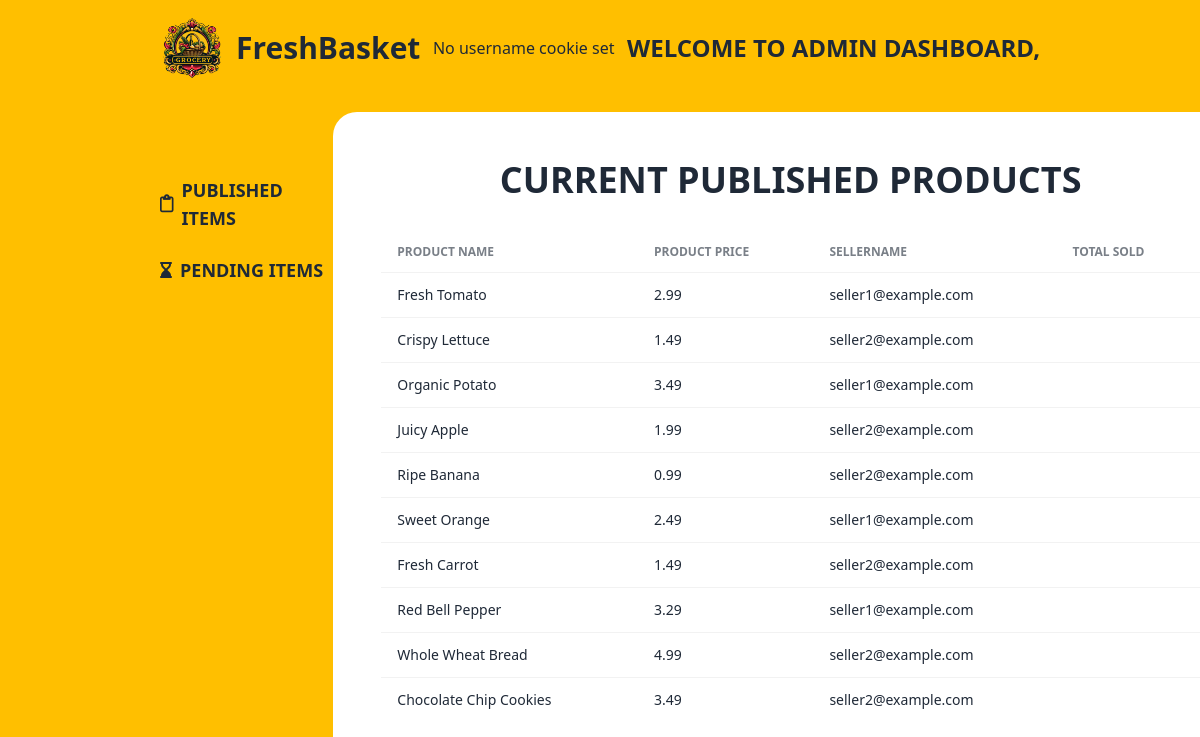
Screenshot of /src/publishedItems.php with the database file from the repository.
### tables this page shows
CREATE TABLE `products` (
  `productId` int(11) NOT NULL,
  `name` varchar(50) NOT NULL,
  `imgurl` varchar(60) DEFAULT NULL,
  `price` decimal(10,2) NOT NULL,
  `ammount` text DEFAULT NULL,
  `publishdate` date NOT NULL,
  `selleremail` varchar(60) DEFAULT NULL,
  `cartcount` int(11) DEFAULT NULL,
  `category` varchar(50) NOT NULL,
  `status` varchar(20) DEFAULT NULL
);

### src/publishedItems.php (the view, shortened to what this page needs)
<!DOCTYPE html>
<html data-theme="light" lang="en" style="scroll-behavior: smooth;">
<head>
    <link href="https://cdn.jsdelivr.net/npm/daisyui@4.7.3/dist/full.min.css" rel="stylesheet" type="text/css" />
    <script src="https://cdn.tailwindcss.com"></script>
</head>
<body class="bg-yellowPrimary">
    <header>
      <nav class="h-24 px-40 flex justify-between items-center">
        <div class="flex items-center">
          <img class="h-16 w-16" src="../ICON/logo.png" alt="">
          <h1 class="text-3xl font-bold ml-3">FreshBasket</h1>
        </div>
        <?php
            if(isset($_COOKIE['userID'])) {
                $username = $_COOKIE['username'];
            } else {
                echo "No username cookie set";
            }
            ?>
        <div>
          <h1 class="text-2xl font-semibold uppercase">Welcome to admin dashboard, <?php echo $username ?></h1>
        </div>
      </nav>
    </header>
    <main>
      <section class="pl-40 pt-4 h-screen">
        <div class="grid grid-cols-6">
          <div class="mt-16">
            <div class="flex flex-col items-start">
              <div class="flex items-center hover:text-redSecondary mb-6">
                <i class="fa-regular fa-clipboard mr-2 text-lg"></i>
                <a href="publishedItems.php" class="text-lg font-semibold uppercase">Published Items</a>
              </div>
              <div class="flex items-center hover:text-redSecondary">
                <i class="fa-solid fa-hourglass-end mr-2"></i>
                <a href='pendingItems.php' class="text-lg font-semibold uppercase">Pending Items</a>
              </div>
            </div>
          </div>
          <div class="col-span-5 bg-white rounded-tl-3xl h-screen pl-12 pt-12">
            <div>
              <h1 class="text-4xl font-bold uppercase text-center mb-8">Current published products</h1>
            </div>
            <div class='overflow-x-auto'>
              <table class='table'>
                  <thead>
                      <tr>
                          <th class="uppercase">Product Name</th>
                          <th class="uppercase">Product Price</th>
                          <th class="uppercase">sellername</th>
                          <th class="uppercase">total sold</th>
                      </tr>
                  </thead>
                  <tbody>
                  <?php
                    require('DBconnect.php');
                    $query = "SELECT * FROM products where status = 'published'";
                    $result = mysqli_query($conn, $query);
                    if (mysqli_num_rows($result) > 0){
                        while ($row = mysqli_fetch_assoc($result)){
                            $productprice = $row['price'];
                            $productseller = $row['selleremail'];
                            $productSellCount = $row['sellcount'];
                            ?>
                              <tr>
                                <td><?php echo $row['name'] ?></td>
                                <td><?php echo $productprice ?></td>
                                <td><?php echo $productseller ?></td>
                                <td><?php echo $productSellCount ?></td>
                              </tr>
                    <?php
                          }
                    }?>
                  </tbody>
              </table>
            </div>
          </div>
        </div>
      </section>
    </main>
</body>
</html>

### rows the page displays
products: name "Fresh Tomato", price "2.99", selleremail "seller1@example.com"
products: name "Crispy Lettuce", price "1.49", selleremail "seller2@example.com"
products: name "Organic Potato", price "3.49", selleremail "seller1@example.com"
products: name "Juicy Apple", price "1.99", selleremail "seller2@example.com"
products: name "Ripe Banana", price "0.99", selleremail "seller2@example.com"
products: name "Sweet Orange", price "2.49", selleremail "seller1@example.com"
products: name "Fresh Carrot", price "1.49", selleremail "seller2@example.com"
products: name "Red Bell Pepper", price "3.29", selleremail "seller1@example.com"
products: name "Whole Wheat Bread", price "4.99", selleremail "seller2@example.com"
products: name "Chocolate Chip Cookies", price "3.49", selleremail "seller2@example.com"
